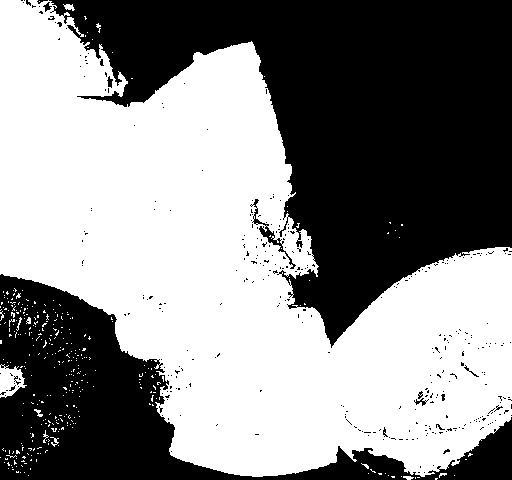
#> input picture OpenCV for Python Developers/1_Basic Image Operations/thresh.jpg, 512 x 480 px
$ python 1_6.py
#> lines starting #> are read from the running program, lines starting #| are printed output that depends on the picture
# Gaussian Dialte Erode
import numpy as np
import cv2

image = cv2.imread('thresh.jpg')
#> image is the input picture: shape (480, 512, 3); min 0, max 255, mean 138.4
cv2.imshow('Original', image)

blur = cv2.GaussianBlur(image, (55,5), 0)
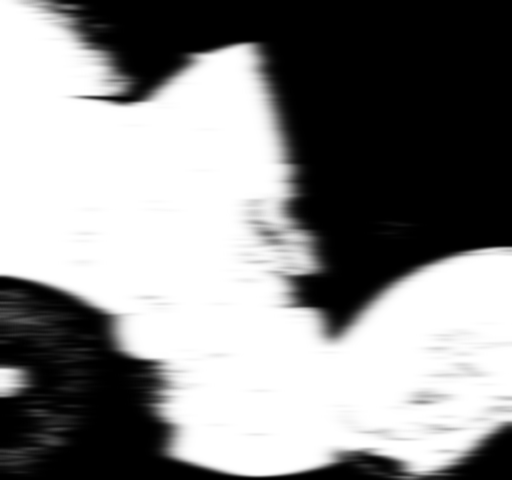
#> blur: shape (480, 512, 3); min 0, max 255, mean 138.4
cv2.imshow('Blur', blur)

kernel = np.ones((5,5), 'uint8') #(5,5) ODD

dilate = cv2.dilate(image, kernel, iterations=1)
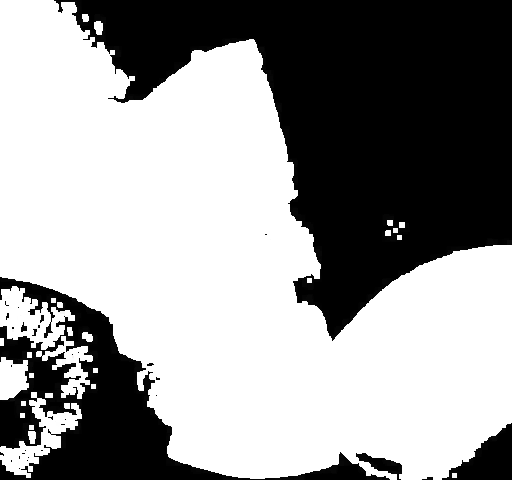
#> dilate: shape (480, 512, 3); min 0, max 255, mean 153.3
erode = cv2.erode(image, kernel, iterations=1)
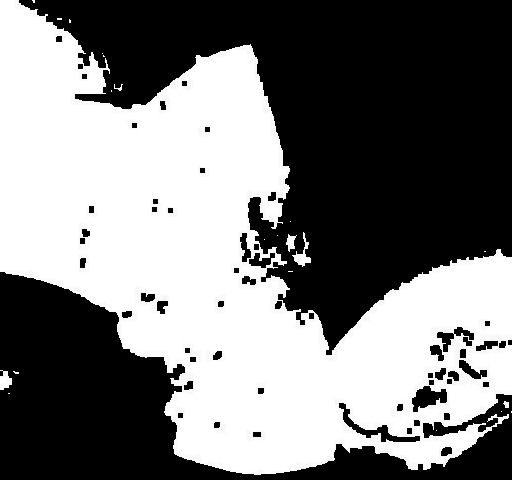
#> erode: shape (480, 512, 3); min 0, max 255, mean 122.9

cv2.imshow('Dilate', dilate)
cv2.imshow('Erode', erode)

cv2.waitKey(0)
cv2.destroyAllWindows()
